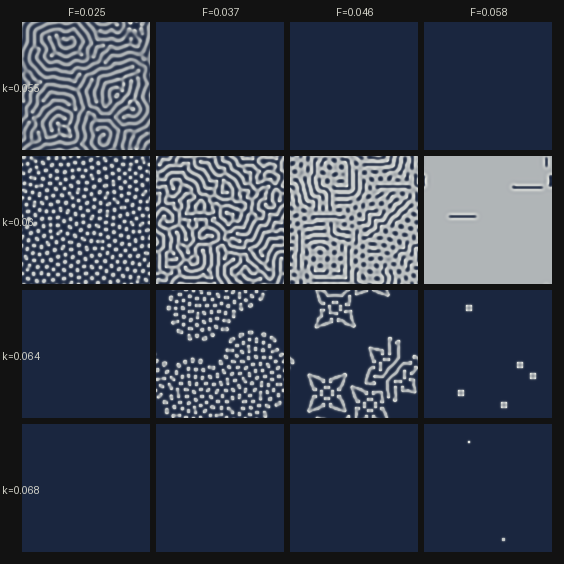

Source code (Python):
"""atlas.py — the (F,k) phase map of Gray-Scott.

One equation family, a landscape of regimes: spots, stripes,
corals, mitosis, death. The atlas lays a 4x4 grid of micro-
worlds over the (F,k) plane — each tile a full simulation,
read together as a phase portrait of pattern space.

Named next step for the rd thread. Small N + shorter runs:
the regime reads fine at 128^2 x 6000 steps.
"""

import numpy as np
from PIL import Image

from grayscott import lap

N, DT = 128, 1.0
DU, DV = 0.2097, 0.105
STEPS = 6000

FS = [0.025, 0.037, 0.046, 0.058]   # feed columns
KS = [0.055, 0.060, 0.064, 0.068]   # kill rows


def run(f, k, seed=7):
    rng = np.random.default_rng(seed)
    u = np.ones((N, N))
    v = np.zeros((N, N))
    for _ in range(5):
        y, x = rng.integers(10, N - 10, 2)
        u[y:y + 6, x:x + 6] = 0.5
        v[y:y + 6, x:x + 6] = 0.25
    v += rng.random((N, N)) * 0.02
    for _ in range(STEPS):
        uvv = u * v * v
        u += DT * (DU * lap(u) - uvv + f * (1 - u))
        v += DT * (DV * lap(v) + uvv - (f + k) * v)
    return v


def tile(v, label):
    t = np.clip((v - v.min()) / (v.max() - v.min() + 1e-9), 0, 1)
    img = np.zeros((*t.shape, 3), np.uint8)
    img[..., 0] = (26 + t * 200)
    img[..., 1] = (38 + t * 190)
    img[..., 2] = (63 + t * 160)
    return img


if __name__ == '__main__':
    import os
    gap = 6
    cols, rows = len(FS), len(KS)
    from PIL import ImageDraw, ImageFont
    head = 22
    sheet = np.full((rows * (N + gap) + gap + head,
                     cols * (N + gap) + gap + head, 3), 18, np.uint8)
    tiles = {}
    for ri, k in enumerate(KS):
        for ci, f in enumerate(FS):
            v = run(f, k)
            print(f'F={f} k={k}: V range {v.min():.3f}..{v.max():.3f}',
                  flush=True)
            tiles[(ri, ci)] = tile(v, None)
    ft = ImageFont.load_default()
    for (ri, ci), t in tiles.items():
        sheet[head + ri * (N + gap):head + ri * (N + gap) + N,
              head + ci * (N + gap):head + ci * (N + gap) + N] = t
    pil = Image.fromarray(sheet)
    dr = ImageDraw.Draw(pil)
    for ci, f in enumerate(FS):
        dr.text((head + ci * (N + gap) + N // 2 - 18, 6),
                f'F={f}', fill=(210, 210, 200), font=ft)
    for ri, k in enumerate(KS):
        dr.text((2, head + ri * (N + gap) + N // 2 - 4),
                f'k={k}', fill=(210, 210, 200), font=ft)
    out = os.path.join(os.path.dirname(os.path.abspath(__file__)),
                       'atlas.png')
    pil.save(out)
    print('F cols:', FS)
    print('k rows:', KS)
    print('-> rd/atlas.png')
